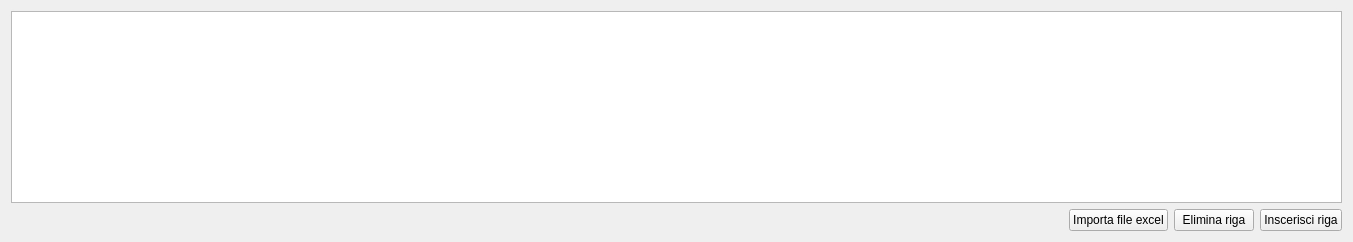
     <widget class="QWidget" name="tab">
      <attribute name="title">
       <string>Inserisci righe manualmente</string>
      </attribute>
      <layout class="QGridLayout" name="gridLayout_8">
       <item row="1" column="1">
        <spacer name="horizontalSpacer_9">
         <property name="orientation">
          <enum>Qt::Horizontal</enum>
         </property>
         <property name="sizeHint" stdset="0">
          <size>
           <width>1046</width>
           <height>20</height>
          </size>
         </property>
        </spacer>
       </item>
       <item row="1" column="2">
        <widget class="QPushButton" name="im_ex_file">
         <property name="text">
          <string>Importa file excel</string>
         </property>
         <property name="icon">
          <iconset resource="../fabaria.qrc">
           <normaloff>:/images/excel.png</normaloff>:/images/excel.png</iconset>
         </property>
        </widget>
       </item>
       <item row="1" column="3">
        <widget class="QPushButton" name="del_riga">
         <property name="text">
          <string>Elimina riga</string>
         </property>
         <property name="icon">
          <iconset resource="../fabaria.qrc">
           <normaloff>:/images/edit-delete.png</normaloff>:/images/edit-delete.png</iconset>
         </property>
        </widget>
       </item>
       <item row="1" column="4">
        <widget class="QPushButton" name="fatt_insert_row">
         <property name="text">
          <string>Inscerisci riga</string>
         </property>
         <property name="icon">
          <iconset resource="../../log_man/license.qrc">
           <normaloff>:/images/dialog-ok-apply.png</normaloff>:/images/dialog-ok-apply.png</iconset>
         </property>
        </widget>
       </item>
       <item row="0" column="0" colspan="5">
        <widget class="QTableView" name="add_row">
         <attribute name="verticalHeaderDefaultSectionSize">
          <number>15</number>
         </attribute>
        </widget>
       </item>
      </layout>
     </widget>
